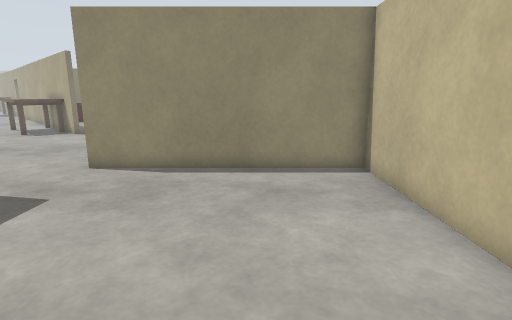
[1] (above)

19 first-person views from a walk through a world built for the Gazebo simulator. The camera is 1.2 m above the floor, tilts 12° down and sees 80° across. The floor is counted in squares, 0.5 m on a side. Each view is taken from the middle of a square. On the plan, view 1 faces up. The plan holds only what a view shows up to about 18 squares ahead; the rest is blank. The place goes on beyond the plan. Some stock models are drawn as simple stand-ins.

[2]
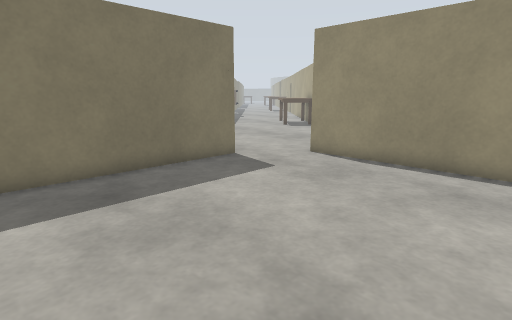

[3]
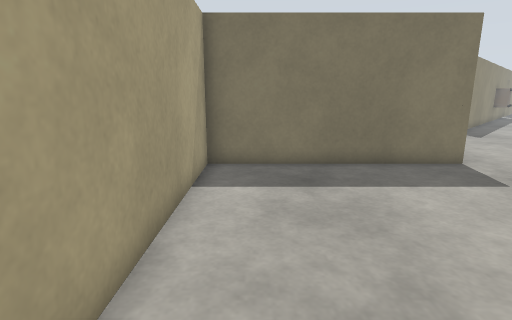

[4]
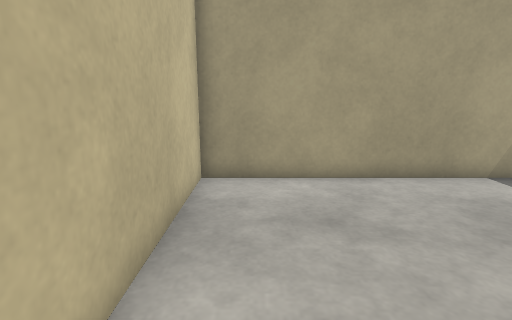

[5]
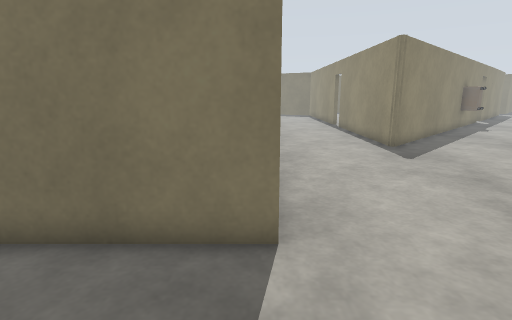

[6]
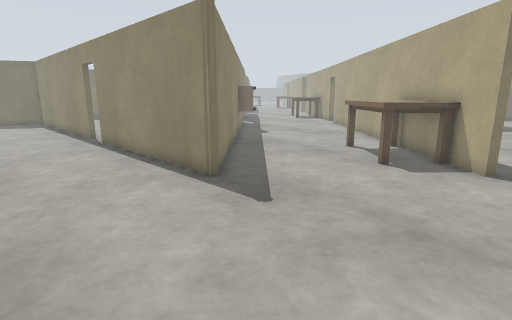

[7]
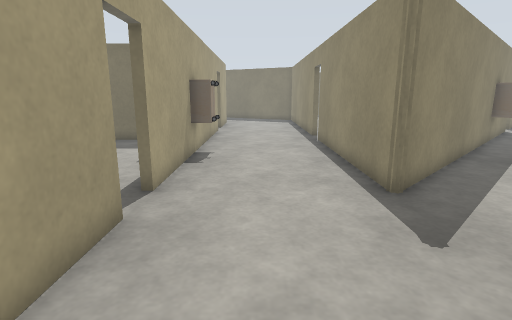

[8]
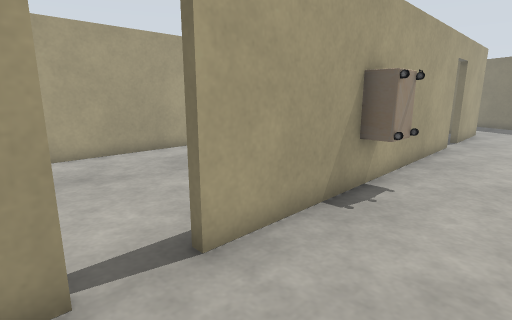

[9]
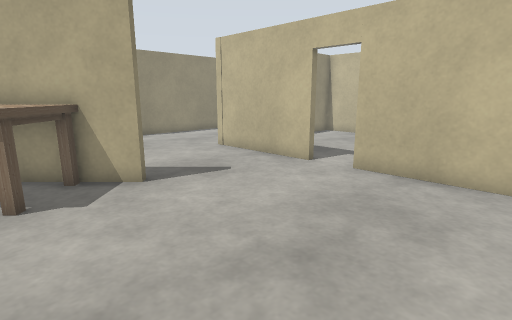

[10]
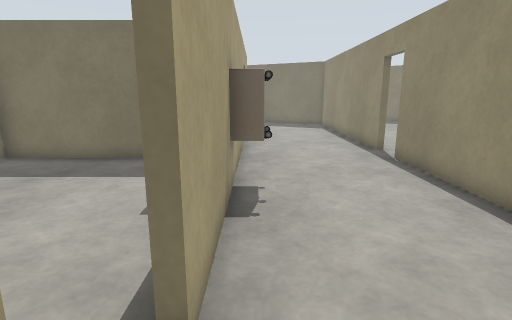

[11]
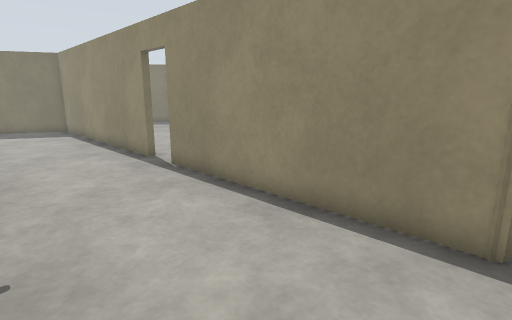

[12]
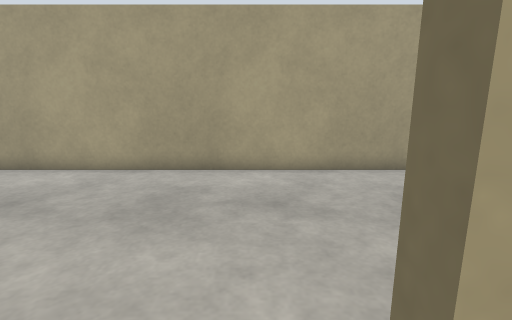

[13]
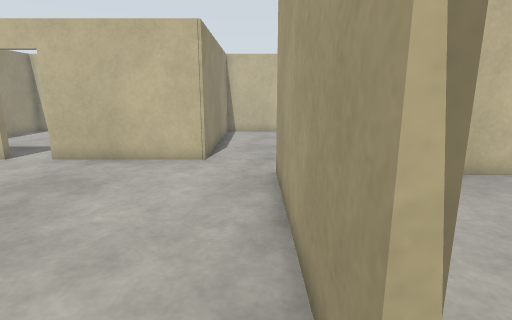

[14]
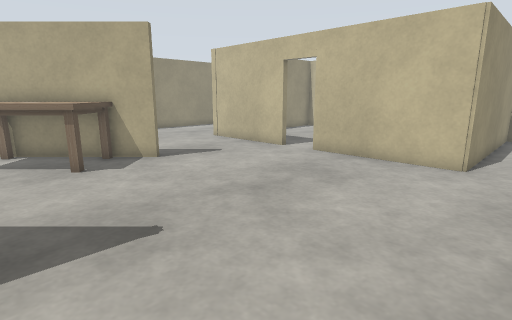

[15]
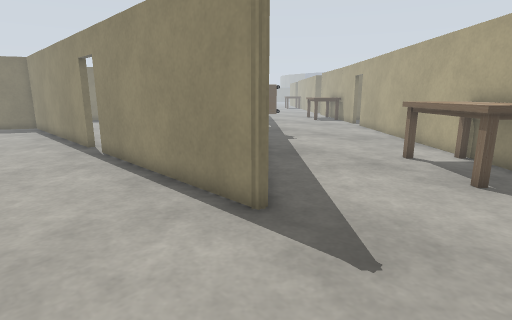

[16]
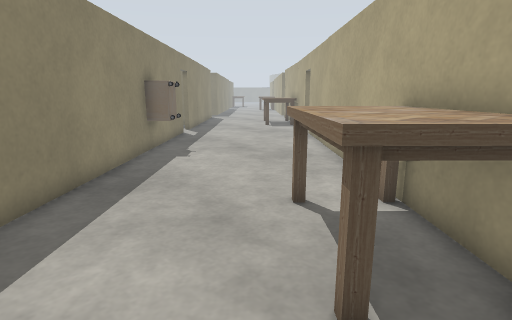

[17]
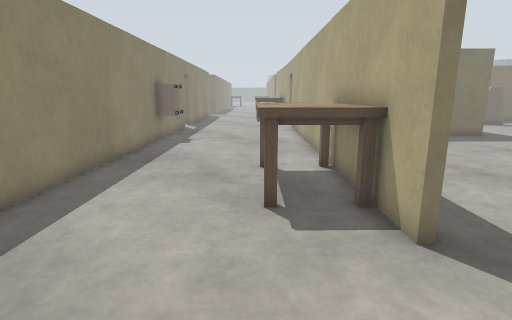

[18]
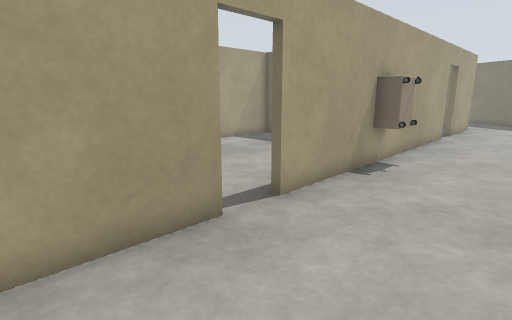

[19]
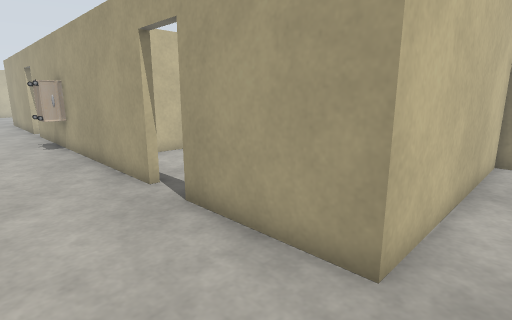

### Floor plan
Ten units are one square. View 1 is at (0, 0); x grows to the right and y downward. Boxes are objects, and circles mark ways between rooms. Rooms are numbered by the first view taken in them; rooms with no view inside come last. Other rooms are left out.
<svg viewBox="-385 -250 426 273">
<path fill="none" stroke="#000" d="M-76 -74 -76 17 36 17 36 -99 -56 -99M-173 -138 -173 -134 -267 -134M-114 -191 -168 -245M-158 -74 -76 -74M-252 -215 -171 -134M-285 -134 -380 -134M-56 -175 -56 -231M-56 -99 -56 -158M-314 -74 -175 -74M-376 17 -376 -74 -331 -74M-246 17 -86 17M-266 -37 -266 18M-79 -1 -79 -18"/>
<rect x="-245" y="-85" width="30" height="20" fill="#bbb"><title>desk</title></rect>
<rect x="-175" y="-235" width="50" height="60" fill="#bbb"><title>table</title></rect>
<circle cx="-70" cy="-90" r="3" fill="#2a7"/>
<circle cx="-165" cy="-70" r="3" fill="#2a7"/>
<text x="-20" y="-40">1</text>
<text x="-180" y="-150">2</text>
<text x="-180" y="-30">3</text>
</svg>
Room 1 opens to room 2. Room 2 opens to room 3.

Where each view was taken, in squares from view 1:
view 1: 0 up, 0 right, facing up
view 2: 1 down, 2 right, facing up-left
view 3: 0 up, 3 right, facing left
view 4: 7 up, 2 right, facing down
view 5: 7 up, 3 left, facing left
view 6: 8 up, 10 left, facing up-left
view 7: 10 up, 10 left, facing left
view 8: 11 up, 15 left, facing down-left
view 9: 11 up, 15 left, facing up-right
view 10: 8 up, 15 left, facing left
view 11: 8 up, 17 left, facing up-left
view 12: 8 up, 17 left, facing down
view 13: 8 up, 17 left, facing right
view 14: 8 up, 17 left, facing up-right
view 15: 9 up, 13 left, facing up-left
view 16: 16 up, 13 left, facing up-left
view 17: 14 up, 10 left, facing up-left
view 18: 12 up, 12 left, facing down-left
view 19: 11 up, 39 left, facing down-right
